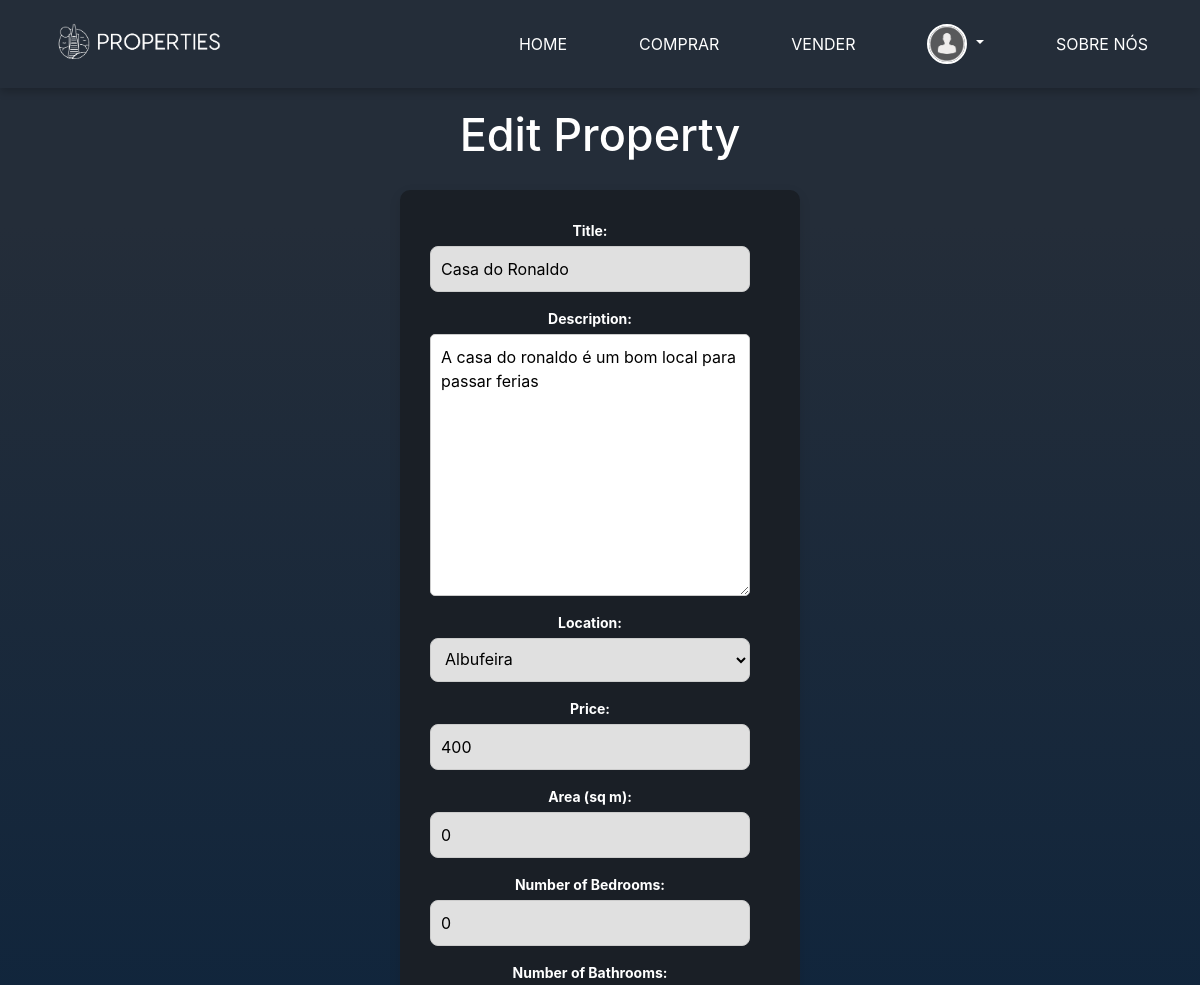
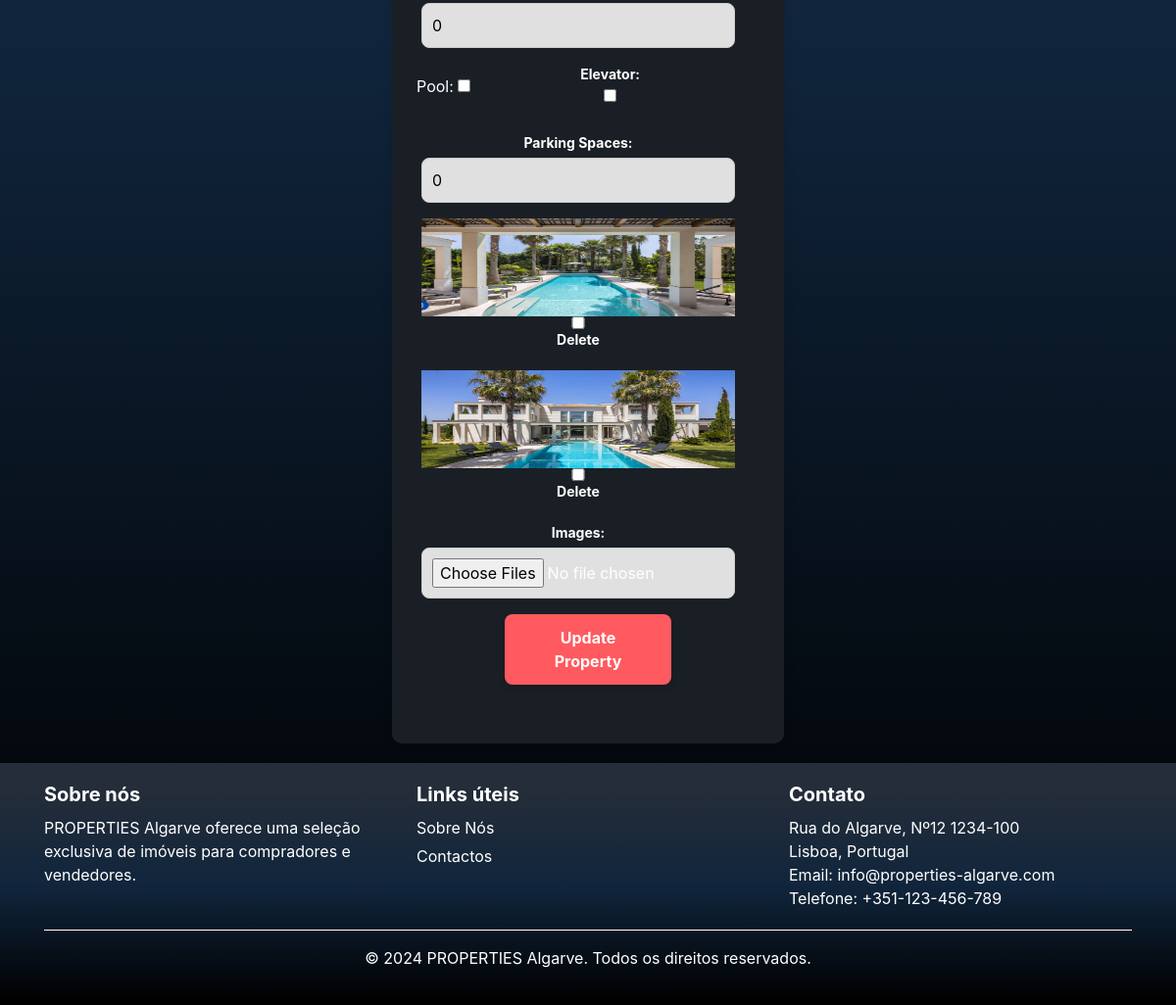
/property/edit/3/ (signed in), run on the app's committed database (2 pictures, top to bottom).
### base/models.py (models this page shows, shortened)
class Profile(models.Model):
    USER_TYPES = (
        ('host', 'Vendedor'),
        ('guest', 'Cliente'),
    )
    user = models.OneToOneField(User, on_delete=models.CASCADE)
    address = models.CharField(max_length=255, null=True, blank=True)
    phone_number = models.CharField(max_length=15, null=True, blank=True)
    user_type = models.CharField(max_length=10, choices=USER_TYPES, default='guest')
    profile_picture = models.ImageField(upload_to='profile_pics/', default='default.png')

class Property(models.Model):
    LOCATION_CHOICES = [
        ('faro', 'Faro'),
        ('lagos', 'Lagos'),
        ('portimao', 'Portimão'),
        ('albufeira', 'Albufeira'),
        ('tavira', 'Tavira'),
        ('olhao', 'Olhão'),
        ('silves', 'Silves'),
        ('loule', 'Loulé'),
        ('vila_real_de_santo_antonio', 'Vila Real de Santo António'),
    ]
    host = models.ForeignKey('Profile', on_delete=models.CASCADE)
    title = models.CharField(max_length=255)
    description = models.TextField()
    location = models.CharField(max_length=100, choices=LOCATION_CHOICES)
    price = models.DecimalField(max_digits=10, decimal_places=0)
    area = models.IntegerField()
    num_bedrooms = models.IntegerField()
    num_bathrooms = models.IntegerField()
    elevator = models.BooleanField(default=False)
    parking_spaces = models.IntegerField(default=0)
    pool = models.BooleanField(default=False)

class PropertyImage(models.Model):
    property = models.ForeignKey('Property', related_name='images', on_delete=models.CASCADE)
    image = models.ImageField(upload_to='property_images/')
    uploaded_at = models.DateTimeField(auto_now_add=True)

### base/views.py (the view)
# urls.py: path('property/edit/<int:property_id>/', views.edit_property, name='edit_property'),
@login_required
def edit_property(request, property_id):
    property = get_object_or_404(Property, pk=property_id, host__user=request.user)
    if request.method == 'POST':
        form = PropertyForm(request.POST, request.FILES, instance=property)
        if form.is_valid():
            property = form.save()
            images = request.FILES.getlist('images')
            for image in images:
                PropertyImage.objects.create(property=property, image=image)
            delete_image_ids = request.POST.getlist('delete_images')
            if delete_image_ids:
                PropertyImage.objects.filter(id__in=delete_image_ids).delete()
            messages.success(request, 'Property updated successfully!')
            return redirect('property_detail', pk=property.id)
        else:
            messages.error(request, 'Please correct the errors below.')
    else:
        form = PropertyForm(instance=property)
    images = PropertyImage.objects.filter(property=property)
    return render(request, 'edit_property.html', {'form': form, 'images': images})

### base/forms.py
class PropertyForm(forms.ModelForm):
    class Meta:
        model = Property
        fields = ('title', 'description', 'location', 'price', 'area', 'num_bedrooms', 'num_bathrooms', 'elevator',
                  'parking_spaces', 'pool')

### templates/edit_property.html (shortened to what this page needs)
{% extends "main.html" %}
{% load static %}
{% block content %}
<div class="content">
    <h2>Edit Property</h2>
    <form method="post" enctype="multipart/form-data" class="form-login">
        <div class="form-group">
            <label for="{{ form.title.id_for_label }}">Title:</label>
            {{ form.title }}
        </div>
        <div class="form-group">
            <label for="{{ form.description.id_for_label }}">Description:</label>
            {{ form.description }}
        </div>
        <div class="form-group">
            <label for="{{ form.location.id_for_label }}">Location:</label>
            {{ form.location }}
        </div>
        <div class="form-group">
            <label for="{{ form.price.id_for_label }}">Price:</label>
            {{ form.price }}
        </div>
        <div class="form-group">
            <label for="{{ form.area.id_for_label }}">Area (sq m):</label>
            {{ form.area }}
        </div>
        <div class="form-group">
            <label for="{{ form.num_bedrooms.id_for_label }}">Number of Bedrooms:</label>
            {{ form.num_bedrooms }}
        </div>
        <div class="form-group">
            <label for="{{ form.num_bathrooms.id_for_label }}">Number of Bathrooms:</label>
            {{ form.num_bathrooms }}
        </div>
        <div class="form-row">
            <div class="form-gr oup">
            <label for="{{ form.pool.id_for_label }}">Pool:</label>
            {{ form.pool }}
            </div>
            <div class="form-group">
            <label for="{{ form.elevator.id_for_label }}">Elevator:</label>
            {{ form.elevator }}
        </div>
        </div>
        <div class="form-group">
            <label for="{{ form.parking_spaces.id_for_label }}">Parking Spaces:</label>
            {{ form.parking_spaces }}
        </div>
        {% for image in images %}
        <div class="form-group">
            <img src="{{ image.image.url }}" alt="Property Image" height="100">
            <input type="checkbox" name="delete_images" value="{{ image.id }}">
            <label for="{{ image.id }}">Delete</label>
        </div>
        {% endfor %}
        <div class="form-group">
            <label for="images">Images:</label>
            <input type="file" name="images" multiple id="images">
        </div>
        <button type="submit" class="btn btn-primary">Update Property</button>
    </form>
</div>
{% endblock %}

### templates/navbar.html (shortened to what this page needs)
{% load static %}
<nav class="navbar">
    <div class="navbar-logo">
        <a href="/" class="navbar-brand">
            <img src="{% static 'images/Logo.png' %}" alt="PROPERTIES Logo" style="width: 200px">
        </a>
    </div>
    <ul>
        <li><a href="{% url 'home' %}" class="nav-link home">HOME</a></li>
        <li><a href="{% url 'comprar' %}" class="nav-link comprar">Comprar</a></li>
        <li><a href="{% url 'add_property' %}" class="nav-link vender">Vender</a></li>
        {% if user.is_authenticated %}
            {% if user.profile.profile_picture %}
            <li class="nav-item dropdown">
                <a href="#" class="nav-link dropdown-toggle" id="navbarDropdown" role="button" data-toggle="dropdown" aria-haspopup="true" aria-expanded="false">
                    <img src="{{ user.profile.profile_picture.url }}" alt="Profile picture" class="navbar-profile-picture"/>
                </a>
            </li>
            {% else %}
                <li>
                    <a href="{% url 'profile' %}" class="nav-link profile">
                        <img src="{% static 'images/default-profile-pic.png' %}" alt="Default profile picture" class="navbar-profile-picture"/>
                    </a>
                </li>
            {% endif %}
        {% else %}
            <li><a href="{% url 'login' %}" class="nav-link login">Login</a></li>
            <li><a href="{% url 'signup' %}" class="nav-link signup">Signup</a></li>
        {% endif %}
        <li><a href="{% url 'sobrenos' %}" class="nav-link sobrenos">Sobre Nós</a></li>
    </ul>
</nav>

### base/static/css/style.css (style rules this page uses)
* { margin: 0; padding: 0; box-sizing: border-box; font-family: 'SFProDisplay', sans-serif; }
html, body { margin: 0; padding: 0; min-height: 100%; position: relative; font-family: 'SFProDisplay', sans-serif; background: linear-gradient(180deg, rgb(36, 45, 57) 11.2%, rgb(16, 37, 60) 51.2%, rgb(0, 0, 0) 98.6%); background-attachment: fixed; background-repeat: no-repeat; background-size: cover; }
.content { width: 100%; display: flex; flex-direction: column; align-items: center; justify-content: center; min-height: 20vh; text-align: center; color: #fff; }
.content h2 { font-size: 45px; margin-top: 20px; }
.content button { background-color: #FF5A5F; color: #ffffff; border: none; padding: 15px 30px; font-size: 18px; font-weight: bold; border-radius: 25px; cursor: pointer; box-shadow: 0 2px 6px rgba(0, 0, 0, 0.15); transition: background-color 0.3s, box-shadow 0.3s; margin-right: 15px; }
.content button:last-of-type { margin-right: 0; }
.form-group { flex-grow: 1; margin-right: 20px; }
.form-row { display: flex; justify-content: space-between; align-items: center; margin-bottom: 20px; }
.navbar-profile-picture { height: 40px; width: 40px; border-radius: 50%; object-fit: cover; }
.form-group input, .form-group select, .form-group textarea { width: 100%; padding: 10px; border: 1px solid #ccc; border-radius: 5px; font-size: 16px; }
.form-group label { display: block; font-weight: bold; margin-bottom: 5px; font-size: 14px; }
.form-group label { font-weight: bold; margin-bottom: 5px; }
.form-login { background-color: #1A1F26; border-radius: 10px; box-shadow: 0 4px 12px rgba(0, 0, 0, 0.1); padding: 30px; padding-bottom: 60px; max-width: 400px; width: 100%; margin: 20px; }
.form-login input[type="text"], .form-login input[type="password"], .form-login input[type="email"] { width: 100%; padding: 12px; margin-bottom: 0px; border: 0 solid #ccc; border-radius: 8px; box-sizing: border-box; font-size: 16px; background-color: #E0E0E0; }
.form-login button[type="submit"] { background-color: #FF5A5F; border: none; border-radius: 8px; color: #fff; padding: 12px 24px; cursor: pointer; font-size: 16px; transition: background-color 0.2s ease; width: 50%; }
.form-login .form-row { display: flex; justify-content: space-between; gap: 10px; margin-bottom: 15px; }
.form-login .form-group { flex: 1; display: flex; flex-direction: column; }
.form-login .form-group label { margin-bottom: 5px; }
.form-login .form-group input, .form-login .form-group select { width: 100%; padding: 10px; border-radius: 8px; box-sizing: border-box; border: 1px solid #ccc; background-color: #E0E0E0; font-size: 16px; }

### base/static/css/footer.css (style rules this page uses)
html, body { height: 100%; margin: 0; display: flex; flex-direction: column; }

### base/static/css/navbar.css (style rules this page uses)
.navbar { width: 100%; margin: auto; padding: 15px 0; display: flex; align-items: center; justify-content: flex-end; top: 0; left: 0; z-index: 1000; box-shadow: 0 4px 8px rgba(0, 0, 0, 0.2); }
.navbar-logo { flex-grow: 1; }
.navbar-brand { text-decoration: none; color: white; font-size: 20px; padding-left: 20px; font-weight: bold; }
.navbar ul { list-style: none; display: flex; align-items: center; margin: 0; padding: 0; }
.navbar ul li { list-style: none; display: inline-block; margin: 0 20px; position: relative; }
.navbar ul li a { text-decoration: none; color: white; text-transform: uppercase; transition: color 0.3s; }
.navbar ul li::after { content: ''; height: 3px; width: 0; background: #FF5A5F; position: absolute; left: 0; bottom: -5px; transition: 0.5s; }
.navbar-profile-picture { height: 40px !important; width: 40px !important; border-radius: 50% !important; object-fit: cover !important; border: 2px solid white !important; transition: border 0.3s, box-shadow 0.3s; }

### data on the page
Property: title "Casa do Ronaldo", description "A casa do ronaldo é um bom local para passar ferias", location "Albufeira", price "400", area "0", num_bedrooms "0", num_bathrooms "0", parking_spaces "0"
PropertyImage: image (picture)
PropertyImage: image (picture)
